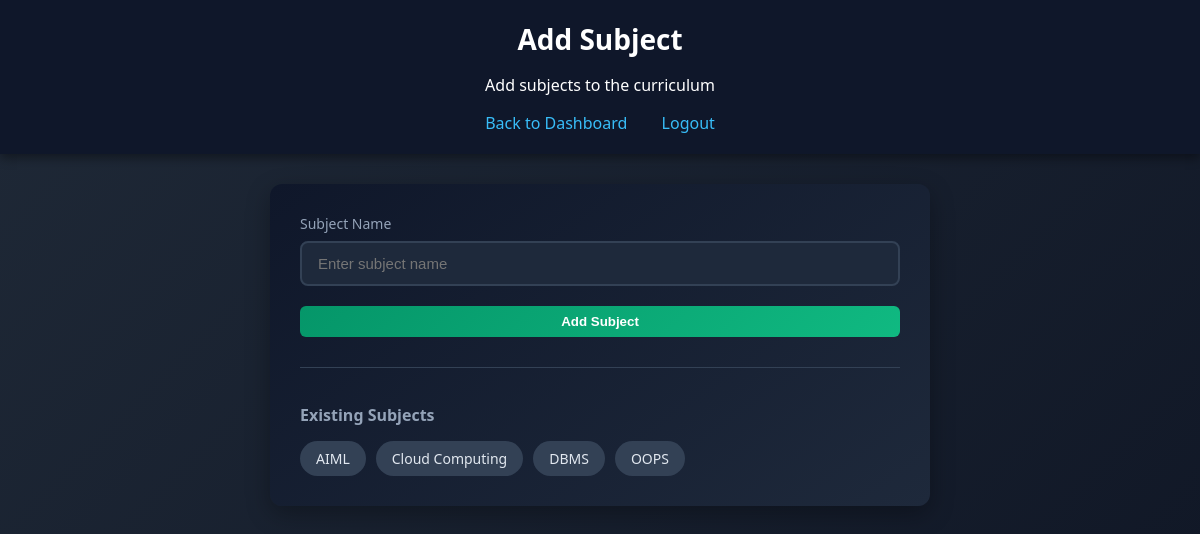
/admin/add_subject (signed in), run on an earlier commit of the app's database.
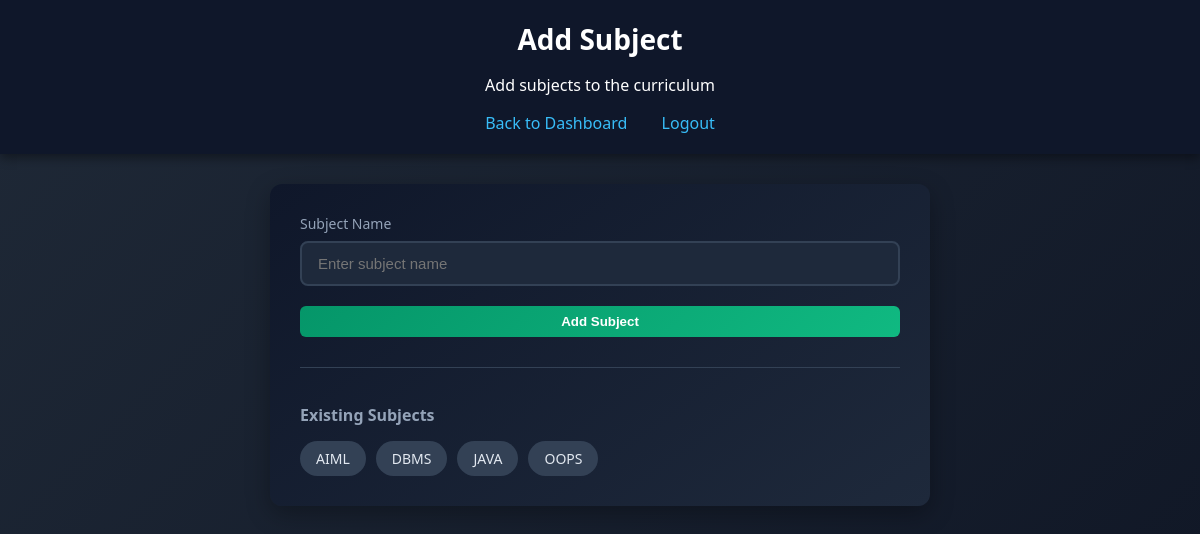
And on a later commit of the database.
### tables this page shows
CREATE TABLE subjects (
    id INTEGER PRIMARY KEY AUTOINCREMENT,
    subject_name TEXT NOT NULL
);

### backend/app.py (the view)
@app.route("/admin/add_subject", methods=["GET", "POST"])
def add_subject():
    if session.get("role") != "admin":
        return redirect("/login")
    message = ""
    conn = get_connection()
    cursor = conn.cursor()
    if request.method == "POST":
        subject = request.form["subject"]
        cursor.execute("INSERT INTO subjects (subject_name) VALUES (?)", (subject,))
        conn.commit()
        message = f"Subject '{subject}' added successfully!"
    subjects = cursor.execute("SELECT * FROM subjects ORDER BY subject_name").fetchall()
    conn.close()
    return render_template("add_subject.html", message=message, subjects=subjects)

### backend/app.py (called while the page is built)
def get_connection():
    conn = sqlite3.connect(DB_PATH)
    conn.row_factory = sqlite3.Row
    return conn

### frontend/templates/add_subject.html (shortened to what this page needs)
<!DOCTYPE html>
<html lang="en">
<head>
    <link rel="stylesheet" href="/static/style.css">
</head>
<body>
    <div class="header">
        <h1>Add Subject</h1>
        <p>Add subjects to the curriculum</p>
        <nav class="nav-links">
            <a href="/admin">Back to Dashboard</a>
            <a href="/logout">Logout</a>
        </nav>
    </div>
    <div class="dashboard-content">
        <div class="form-container">
            <form method="POST" class="admin-form">
                <div class="form-group">
                    <label>Subject Name</label>
                    <input type="text" name="subject" placeholder="Enter subject name" required>
                </div>
                <button type="submit" class="start-btn">Add Subject</button>
            </form>
            {% if subjects %}
            <div class="existing-items">
                <h3>Existing Subjects</h3>
                <div class="items-list">
                    {% for s in subjects %}
                    <span class="item-tag">{{ s.subject_name }}</span>
                    {% endfor %}
                </div>
            </div>
            {% endif %}
        </div>
    </div>
</body>
</html>

What changed in the data, as far as the page shows it:
shown differently, row unchanged: subjects "DBMS": moves up the list
changed subjects: subject_name "Cloud Computing" → "JAVA"
